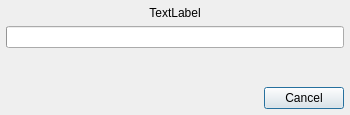
<?xml version="1.0" encoding="UTF-8"?>
<ui version="4.0">
 <class>Dialog</class>
 <widget class="QDialog" name="Dialog">
  <property name="geometry">
   <rect>
    <x>0</x>
    <y>0</y>
    <width>350</width>
    <height>115</height>
   </rect>
  </property>
  <property name="sizePolicy">
   <sizepolicy hsizetype="Fixed" vsizetype="Fixed">
    <horstretch>0</horstretch>
    <verstretch>0</verstretch>
   </sizepolicy>
  </property>
  <property name="minimumSize">
   <size>
    <width>350</width>
    <height>115</height>
   </size>
  </property>
  <property name="maximumSize">
   <size>
    <width>350</width>
    <height>115</height>
   </size>
  </property>
  <property name="windowTitle">
   <string>Converting books</string>
  </property>
  <layout class="QGridLayout" name="gridLayout">
   <property name="leftMargin">
    <number>6</number>
   </property>
   <property name="topMargin">
    <number>6</number>
   </property>
   <property name="rightMargin">
    <number>6</number>
   </property>
   <property name="bottomMargin">
    <number>6</number>
   </property>
   <property name="horizontalSpacing">
    <number>6</number>
   </property>
   <property name="verticalSpacing">
    <number>3</number>
   </property>
   <item row="0" column="0">
    <layout class="QVBoxLayout" name="verticalLayout">
     <property name="spacing">
      <number>6</number>
     </property>
     <property name="topMargin">
      <number>0</number>
     </property>
     <item>
      <widget class="QLabel" name="label">
       <property name="text">
        <string>TextLabel</string>
       </property>
       <property name="alignment">
        <set>Qt::AlignCenter</set>
       </property>
      </widget>
     </item>
     <item>
      <widget class="QProgressBar" name="progress">
       <property name="value">
        <number>0</number>
       </property>
       <property name="textVisible">
        <bool>false</bool>
       </property>
      </widget>
     </item>
     <item>
      <spacer name="verticalSpacer">
       <property name="orientation">
        <enum>Qt::Vertical</enum>
       </property>
       <property name="sizeHint" stdset="0">
        <size>
         <width>20</width>
         <height>40</height>
        </size>
       </property>
      </spacer>
     </item>
     <item>
      <layout class="QHBoxLayout" name="horizontalLayout">
       <item>
        <spacer name="horizontalSpacer">
         <property name="orientation">
          <enum>Qt::Horizontal</enum>
         </property>
         <property name="sizeHint" stdset="0">
          <size>
           <width>40</width>
           <height>20</height>
          </size>
         </property>
        </spacer>
       </item>
       <item>
        <widget class="QPushButton" name="cancelButton">
         <property name="text">
          <string>Cancel</string>
         </property>
        </widget>
       </item>
      </layout>
     </item>
    </layout>
   </item>
  </layout>
 </widget>
 <resources/>
 <connections>
  <connection>
   <sender>cancelButton</sender>
   <signal>clicked()</signal>
   <receiver>Dialog</receiver>
   <slot>cancelProcess()</slot>
   <hints>
    <hint type="sourcelabel">
     <x>327</x>
     <y>191</y>
    </hint>
    <hint type="destinationlabel">
     <x>208</x>
     <y>112</y>
    </hint>
   </hints>
  </connection>
 </connections>
 <slots>
  <slot>cancelProcess()</slot>
 </slots>
</ui>
